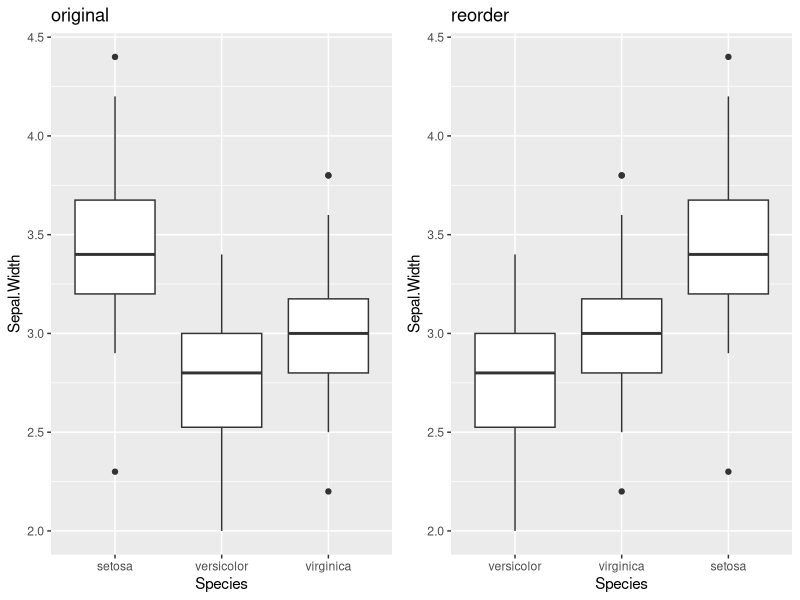
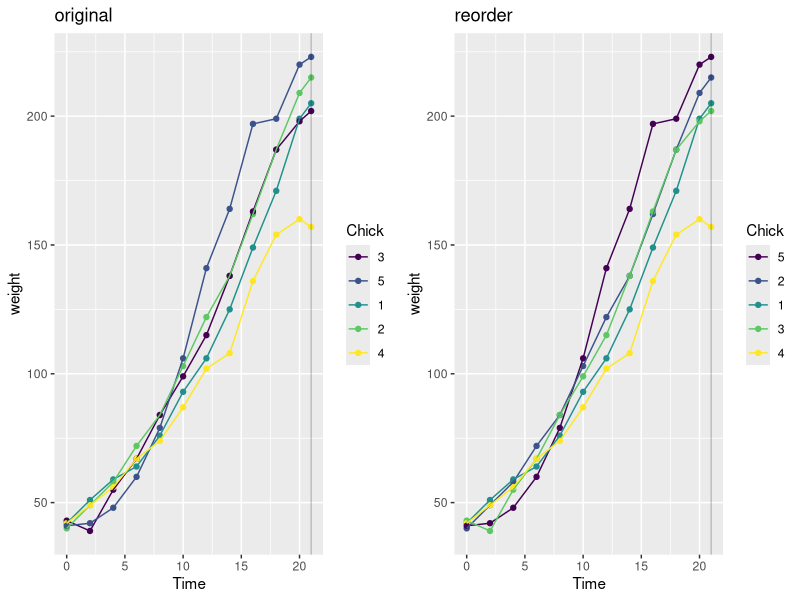

The R script that drew these images, in order:
## ---- chunk 1
library(tidyverse)
## ---- chunk 2
   with(iris, forcats::fct_reorder(Species, Sepal.Width)) %>% levels
   
   iris %>% group_by(Species) %>% summarise(Sepal.Width = median(Sepal.Width)) %>%
       arrange(Sepal.Width) %>% .$Species %>% as.character()
## ---- chunk 3
    cowplot::plot_grid(
        iris %>% 
            ggplot(aes(Species, Sepal.Width)) + geom_boxplot() + 
            labs(title = 'original'),
        iris %>% mutate(Species = forcats::fct_reorder(Species, Sepal.Width)) %>%
            ggplot(aes(Species, Sepal.Width)) + geom_boxplot() + 
            labs(title = 'reorder')
    )
## ---- chunk 4

## ---- chunk 5
   set.seed(0)
   chkw <- ChickWeight %>% head(60) %>% mutate_at('Chick', forcats::fct_shuffle)


   with(chkw, forcats::fct_reorder2(Chick, Time, weight)) %>% levels()
   
   chkw %>% group_by(Chick) %>% arrange(desc(Time)) %>% slice(1) %>% ungroup() %>% 
       arrange(desc(weight)) %>% .$Chick %>% as.character()
## ---- chunk 6
    cowplot::plot_grid(
        chkw %>% 
            ggplot(aes(Time, weight, colour = Chick)) + geom_point() + geom_line() + 
            geom_vline(xintercept = 21, alpha = 0.2) + labs(title = 'original'),
        chkw %>% mutate(Chick = forcats::fct_reorder2(Chick, Time, weight)) %>% 
            ggplot(aes(Time, weight, colour = Chick)) + geom_point() + geom_line() + 
            geom_vline(xintercept = 21, alpha = 0.2) + labs(title = 'reorder')
    )
